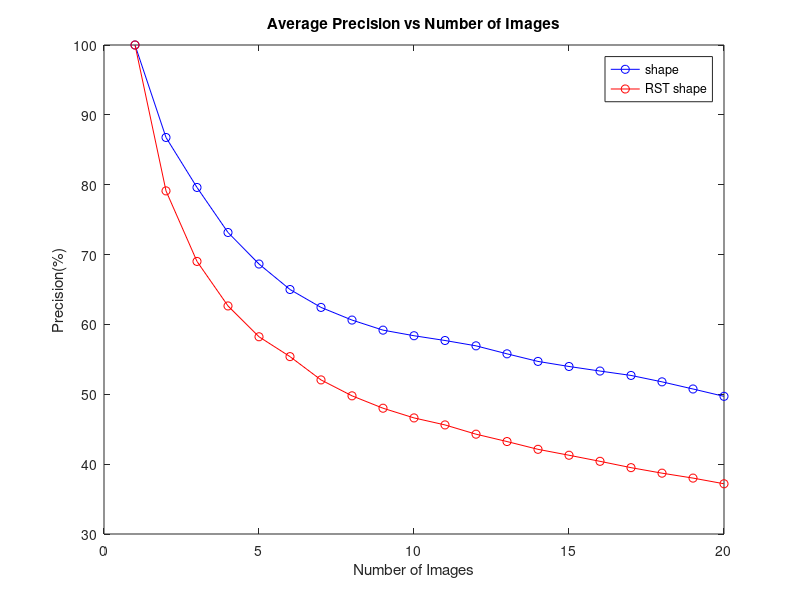
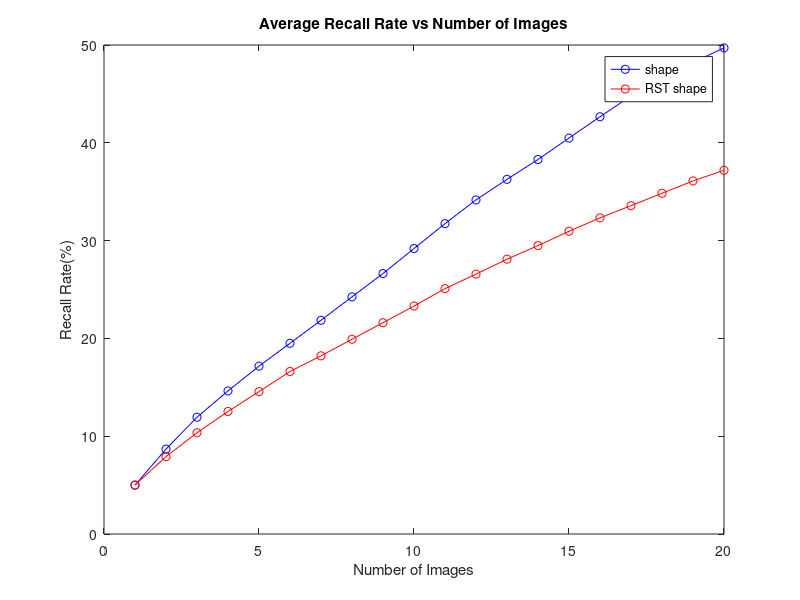
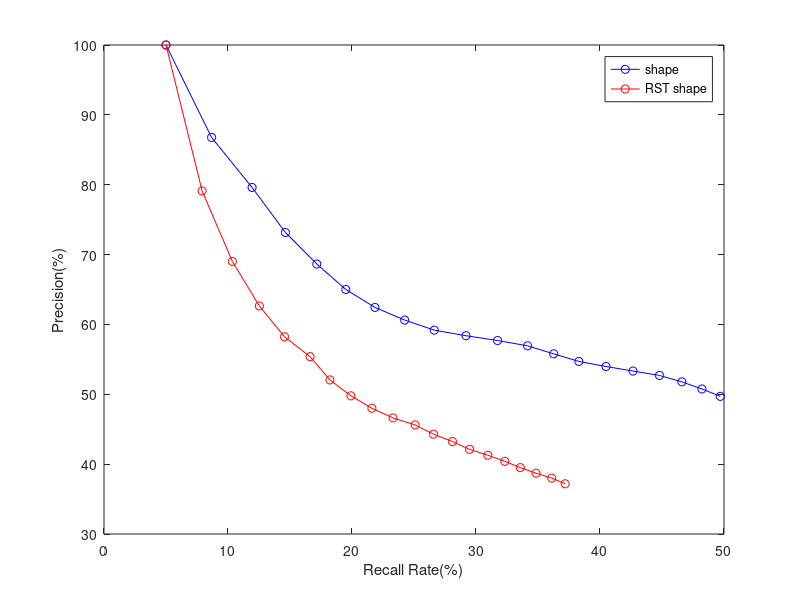

MATLAB code for these plots, in order:
close all; clear; clc;
tic

global working_path;
cd(working_path);
addpath(pwd);

load('old_database_cbir.mat','database');
databaseOld = database;
load('new_database_cbir.mat','database');
databaseNew = database;


total_prec_old = zeros(340,20);
total_rec_old = zeros(340,20);
total_prec_new = zeros(340,20);
total_rec_new = zeros(340,20);

for z = 1:340
    total_prec_old(z,:) = databaseOld(z).precision;
    total_rec_old(z,:) = databaseOld(z).recall_rate; 
    
    total_prec_new(z,:) = databaseNew(z).precision;
    total_rec_new(z,:) = databaseNew(z).recall_rate;
end


total_prec_old = total_prec_old*100;
total_rec_old = total_rec_old*100;
total_prec_new = total_prec_new*100;
total_rec_new = total_rec_new*100;

average_prec_old = mean(total_prec_old);
average_rec_old = mean(total_rec_old);

average_prec_new = mean(total_prec_new);
average_rec_new = mean(total_rec_new);


num_Images = 1:20;
figure('Name', 'Average Precision vs Num_images','NumberTitle','off');
plot(num_Images, average_prec_old, 'b-o', num_Images, average_prec_new, 'r-o');
title('Average Precision vs Number of Images')
xlabel('Number of Images')
ylabel('Precision(%)')
legend('shape','RST shape')

figure('Name', 'Average Recall Rate vs Num_Images','NumberTitle','off');
plot(num_Images, average_rec_old, 'b-o', num_Images, average_rec_new, 'r-o');
title('Average Recall Rate vs Number of Images')
xlabel('Number of Images')
ylabel('Recall Rate(%)')
legend('shape','RST shape')

figure('Name', 'Average Precision vs Average Recall Rate','NumberTitle','off');
plot(average_rec_old, average_prec_old, 'b-o', average_rec_new, average_prec_new, 'r-o');
xlabel('Recall Rate(%)')
ylabel('Precision(%)')
legend('shape','RST shape')


toc